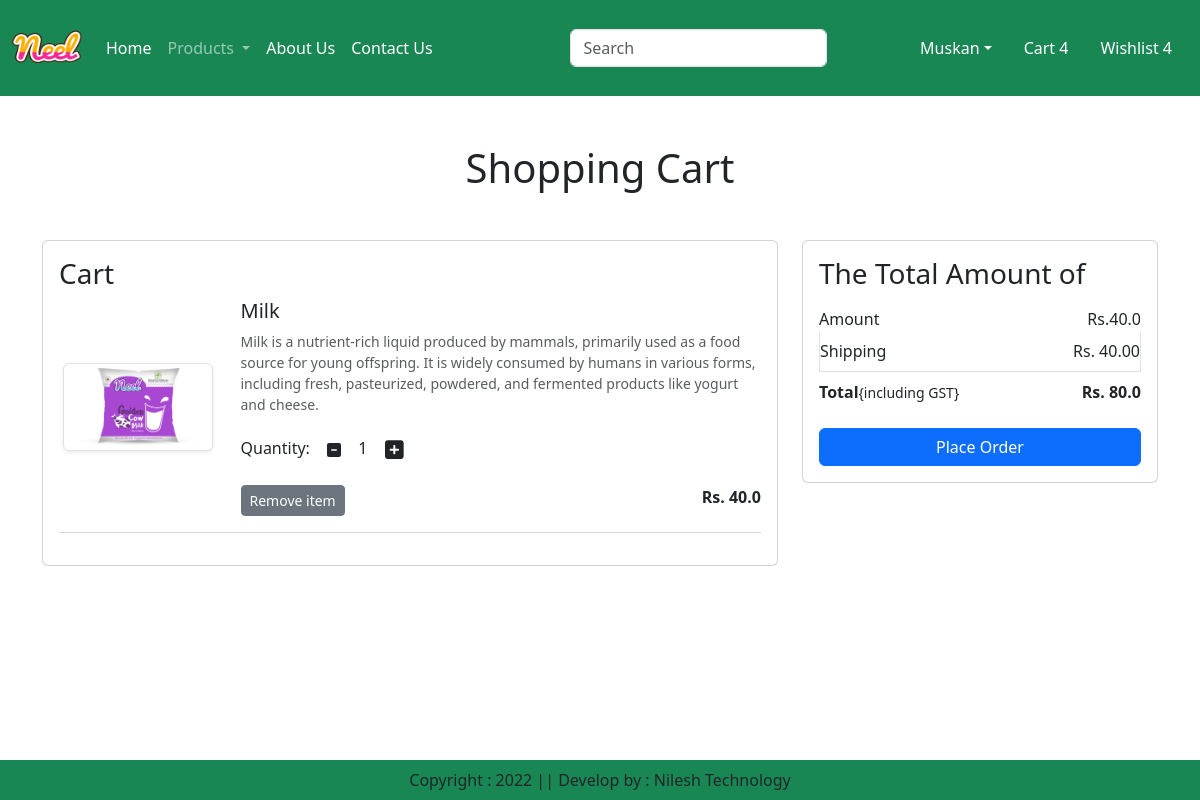
The app's page /cart/ (signed in), older data.
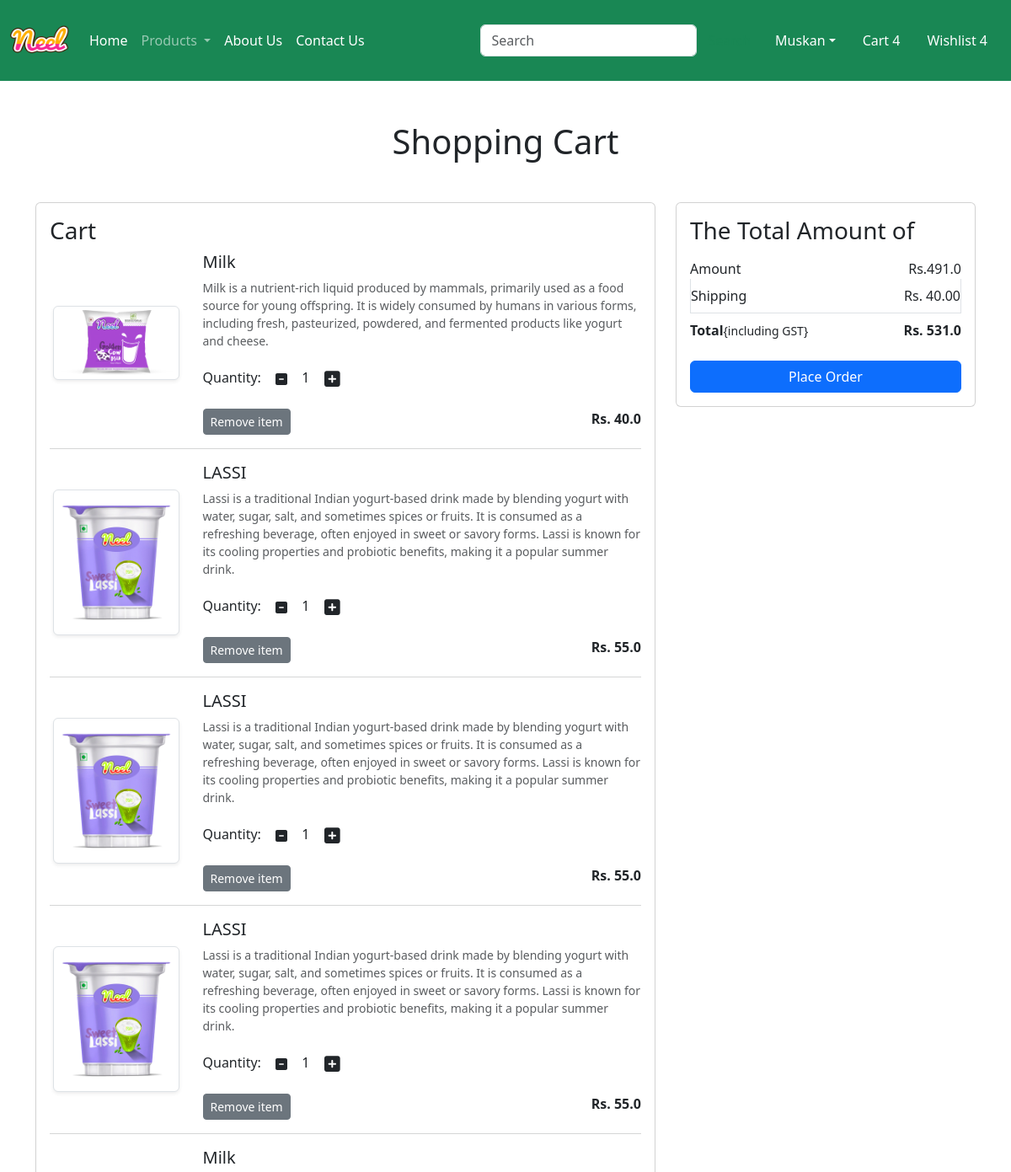
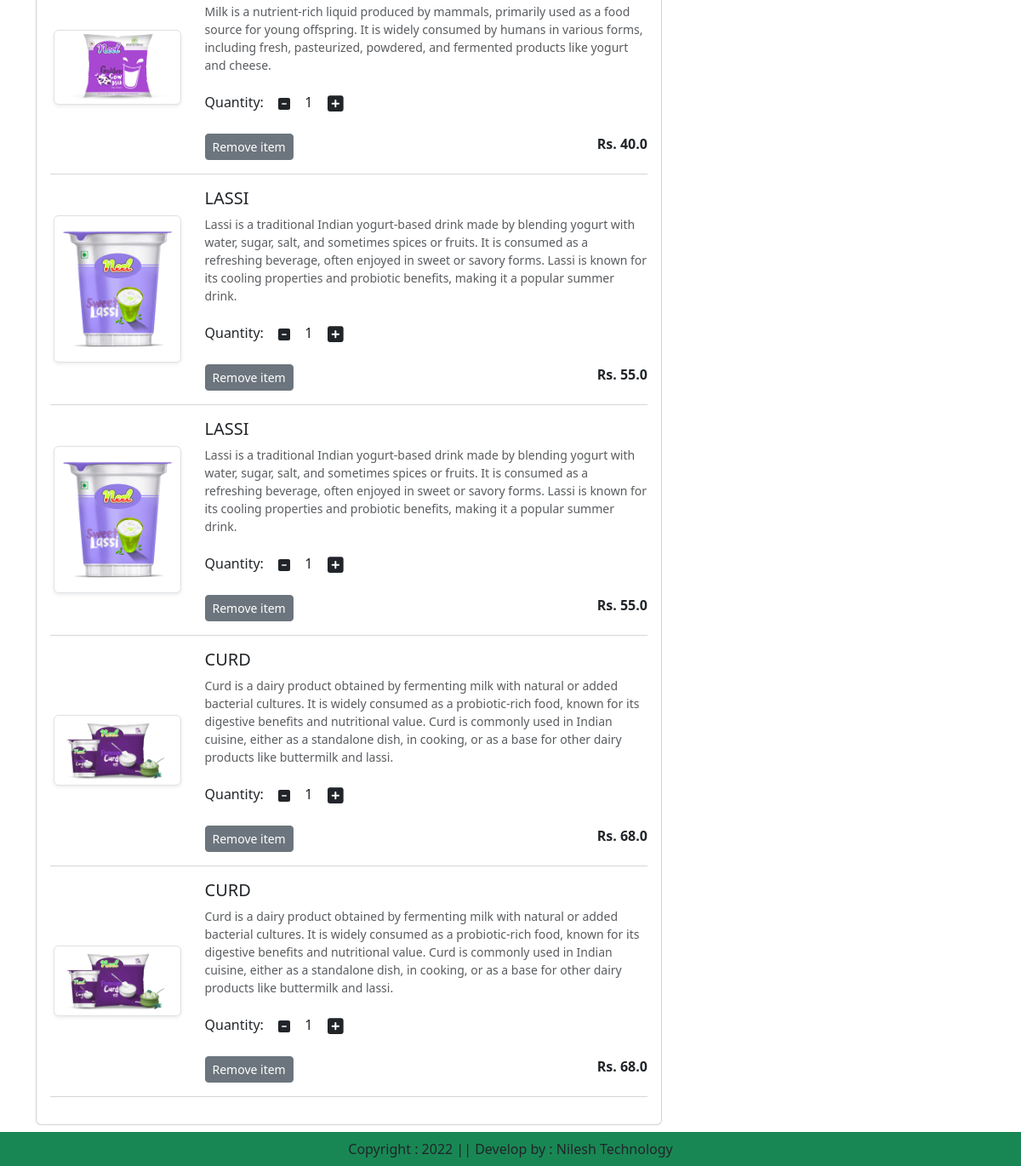
The same page, newer data (2 pictures, top to bottom).
### app/models.py (models this page shows, shortened)
class Cart(models.Model):
    user=models.ForeignKey(User,on_delete=models.CASCADE)
    product=models.ForeignKey(Product,on_delete=models.CASCADE)
    quantity=models.PositiveIntegerField(default=1)

class Product(models.Model):
    title=models.CharField(max_length=100)
    selling_price=models.FloatField()
    discounted_price=models.FloatField()
    description=models.TextField()
    composition=models.TextField(default='')
    prodapp=models.TextField(default='')
    category=models.CharField(choices=CATEGORY_CHOICES,max_length=2)
    product_image=models.ImageField(upload_to='product')

### app/views.py (the view)
# urls.py: path('cart/',views.show_cart,name='showcart'),
def show_cart(request):
    user=request.user
    cart=Cart.objects.filter(user=user)
    amount=0
    for p in cart:
        value=p.quantity * p.product.discounted_price
        amount=amount + value
    totalamount=amount + 40
    return render(request,'app/addtocart.html',locals())

### app/templates/app/addtocart.html (shortened to what this page needs)
{% extends "app/base.html" %}
{% load static%}
{% block main-content %}
<div class="container my-5">
    <div class="row">
        {% if cart %}
        <h1 class='text-center mb-5'>Shopping Cart</h1>
        <div class="col-sm-8">
            <div class="card">
                <div class="card-body">
                    <h3>Cart</h3>
                    {% for item in cart %}
                    <div class="row">
                        <div class="col-sm-3 text-center align-self-center">
                            <img src="{{item.product.product_image.url}}" alt="" class='img-fluid img-thumbnail shadow-sm' height="150" width="150">
                        </div>
                        <div class="col-sm-9">
                            <div>
                                <h5>{{item.product.title}}</h5>
                                <p class="mb-2 text-muted small">{{item.product.description}}</p>
                                <div class="my-3">
                                    <label for="quantity">Quantity:</label>
                                    <a class="minus-cart btn" pid={{item.product.id}} ><i class="fas fa-minus-square fa=lg"></i></a>
                                    <span id="quantity">{{item.quantity}}</span>
                                    <a class="plus-cart btn" pid={{item.product.id}}><i class="fas fa-plus-square fa-lg"></i></a>
                                </div>
                                <div class="d-flex justify-content-between">
                                    <a href="#" class="remove-cart btn btn-sm btn-secondary mr-3" pid={{item.product.id}}>Remove item</a>
                                    <p class="mb-0"><span><strong>Rs. {{item.product.discounted_price}}</strong></span></p>
                                </div>
                            </div>
                        </div>
                    </div>
                    <hr class="text-muted">
                    {% endfor %}
                </div>
            </div>
        </div>
        <div class="col-sm-4">
            <div class="card">
                <div class="card-body">
                    <h3>The Total Amount of</h3>
                    <ul class="list-group">
                        <li class="list-group-item d-flex justify-content-between align-items-center border-0 px-0 pb-0">Amount <span id="amount">Rs.{{amount}}</span></li>
                        <li class="list-group-item d-flex justify-content-between align-items-center px-0">Shipping <span>Rs. 40.00</span></li>
                        <li class="list-group-item d-flex justify-content-between align-items-center border-0 px-0 mb-3">
                            <div>
                                <strong>Total</strong><small>{including GST}</small>
                            </div>
                            <span id="totalamount"><strong>Rs. {{totalamount}}</strong></span>
                        </li>
                    </ul>
                    <div class="d-grid"><a href="{% url 'checkout' %}" class='btn btn-primary'>Place Order</a></div>
                </div>
            </div>
        </div>
        {% else %}
            <h1 class="text-center mb-5">Cart is Empty</h1>
        {% endif %}
    </div>
</div>
{% endblock main-content %}

### app/templates/app/base.html (shortened to what this page needs)
<!DOCTYPE html>
{%load static%}
<html lang="en">
<head>
    <link href="https://cdn.jsdelivr.net/npm/bootstrap@5.3.3/dist/css/bootstrap.min.css" rel="stylesheet">
    <link rel="stylesheet" href="{% static "app/css/owl.carousel.min.css" %}" />
    <link rel="stylesheet" href="{% static "app/css/all.min.css" %}"/>
    <link rel="stylesheet" href="{% static "app/css/style.css" %}" />
</head>
<body>
    <nav class="navbar navbar-expand-lg navbar-dark bg-success">
        <div class="container-fluid">
        <a class="navbar-brand" href="#">
            <img src="{% static "app/images/product/neel.png" %}" width="70" height="70"/>
        </a>
        <div class="collapse navbar-collapse" id="navbarSupportedContent">
            <ul class="navbar-nav me-auto mb-2 mb-lg-0">
                {% if request.user.is_authenticated %}
            <li class="nav-item">
                <a class="nav-link active" aria-current="page" href="/">Home</a>
            </li>
            <li class="nav-item dropdown">
                <a class="nav-link dropdown-toggle" href="#" role="button" data-bs-toggle="dropdown" aria-expanded="false">
                    Products
                </a>
            </li>
            <li class="nav-item">
                <a class="nav-link text-white" href="{% url 'about' %}">About Us</a>
            </li>
            <li class="nav-item">
                <a class="nav-link text-white" href="{% url 'contact' %}">Contact Us</a>
            </li>
            </ul>
            <form class="d-flex flex-center ml-5" role="search">
            <input class="form-control " type="search" placeholder="Search" aria-label="Search">
            <button class="btn btn-outline-success" type="submit">Search</button>
            </form>
        </div>
        <ul class="navbar-nav me-auto mb-2 mb-lg-0">
            <li class="nav-item dropdown mx-2">
                <a class="nav-link dropdown-toggle text-white" href="#" id="profileDropdown" role="button" data-bs-toggle="dropdown" aris-expanded="false">Muskan</a>
            </li>
            <li class="nav-item mx-2">
                <a href="#" class="nav-link text-white">Cart 4</a>
            </li>
            <li class="nav-item mx-2">
                <a href="#" class="nav-link text-white">Wishlist 4</a>
            </li>
            {% endif %}
        </ul>
    </div>
</nav>
    {% block main-content %}{% endblock main-content %}
    <footer class="container-fluid fixed-bottom bg-success text-center p-2 mt-5">
        Copyright : 2022 || Develop by : Nilesh Technology
    </footer>
</body>
</html>

Row changes from the older to the newer data that the page shows:
added Cart: product.product_image (picture), product "LASSI", product.description "Lassi is a traditional Indian yogurt-based drink made by blending yogurt with water, sugar, salt, and sometimes spices or fruits. It is consumed as a refreshing beverage, often enjoyed in sweet or savory forms. Lassi is known for its cooling properties and probiotic benefits, making it a popular summer drink.", quantity "1", product.discounted_price "55.0"
added Cart: product.product_image (picture), product "LASSI", product.description "Lassi is a traditional Indian yogurt-based drink made by blending yogurt with water, sugar, salt, and sometimes spices or fruits. It is consumed as a refreshing beverage, often enjoyed in sweet or savory forms. Lassi is known for its cooling properties and probiotic benefits, making it a popular summer drink.", quantity "1", product.discounted_price "55.0"
added Cart: product.product_image (picture), product "LASSI", product.description "Lassi is a traditional Indian yogurt-based drink made by blending yogurt with water, sugar, salt, and sometimes spices or fruits. It is consumed as a refreshing beverage, often enjoyed in sweet or savory forms. Lassi is known for its cooling properties and probiotic benefits, making it a popular summer drink.", quantity "1", product.discounted_price "55.0"
added Cart: product.product_image (picture), product "Milk", product.description "Milk is a nutrient-rich liquid produced by mammals, primarily used as a food source for young offspring. It is widely consumed by humans in various forms, including fresh, pasteurized, powdered, and fermented products like yogurt and cheese.", quantity "1", product.discounted_price "40.0"
added Cart: product.product_image (picture), product "LASSI", product.description "Lassi is a traditional Indian yogurt-based drink made by blending yogurt with water, sugar, salt, and sometimes spices or fruits. It is consumed as a refreshing beverage, often enjoyed in sweet or savory forms. Lassi is known for its cooling properties and probiotic benefits, making it a popular summer drink.", quantity "1", product.discounted_price "55.0"
added Cart: product.product_image (picture), product "LASSI", product.description "Lassi is a traditional Indian yogurt-based drink made by blending yogurt with water, sugar, salt, and sometimes spices or fruits. It is consumed as a refreshing beverage, often enjoyed in sweet or savory forms. Lassi is known for its cooling properties and probiotic benefits, making it a popular summer drink.", quantity "1", product.discounted_price "55.0"
added Cart: product.product_image (picture), product "CURD", product.description "Curd is a dairy product obtained by fermenting milk with natural or added bacterial cultures. It is widely consumed as a probiotic-rich food, known for its digestive benefits and nutritional value. Curd is commonly used in Indian cuisine, either as a standalone dish, in cooking, or as a base for other dairy products like buttermilk and lassi.", quantity "1", product.discounted_price "68.0"
added Cart: product.product_image (picture), product "CURD", product.description "Curd is a dairy product obtained by fermenting milk with natural or added bacterial cultures. It is widely consumed as a probiotic-rich food, known for its digestive benefits and nutritional value. Curd is commonly used in Indian cuisine, either as a standalone dish, in cooking, or as a base for other dairy products like buttermilk and lassi.", quantity "1", product.discounted_price "68.0"
Text that changed along with them:
{{ amount }}: "40.0" → "491.0"
{{ totalamount }}: "80.0" → "531.0"
